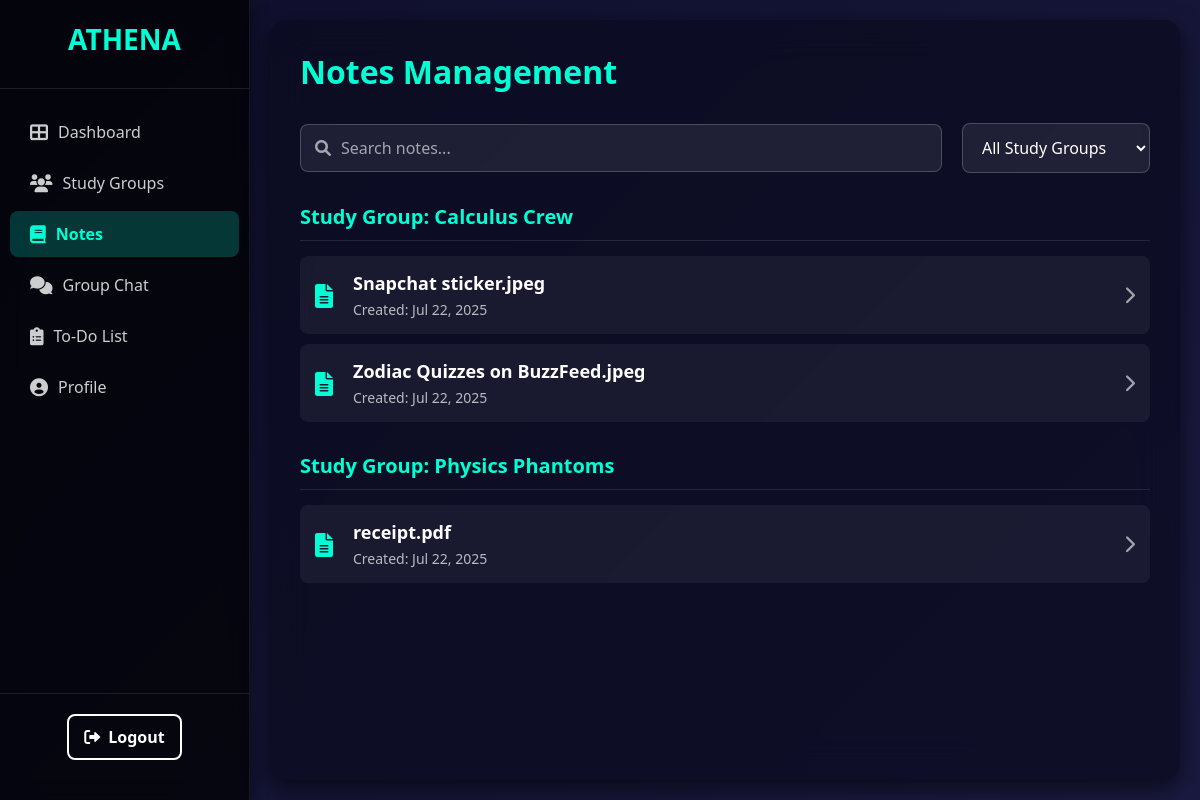
The page /users/dashboard/notes/notes.php (signed in) on the database as committed earlier.
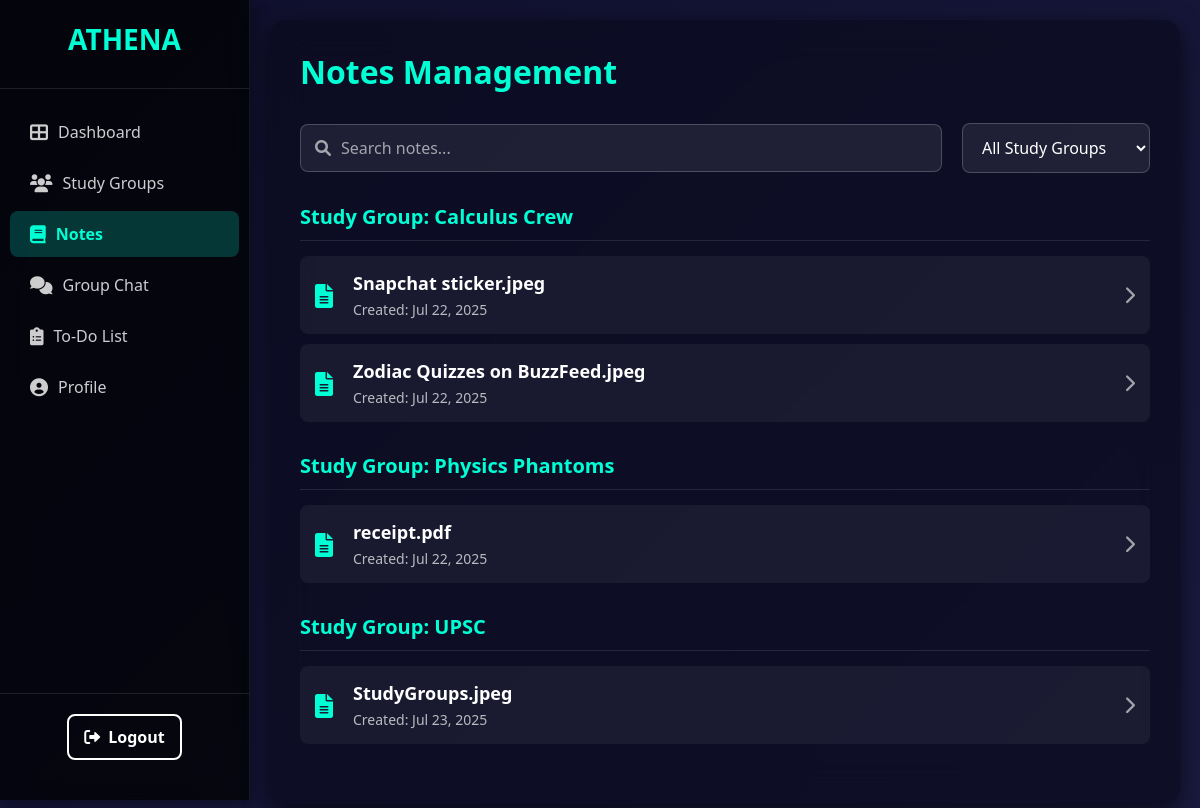
The same page on the database as committed later.
### tables this page shows
CREATE TABLE `downloaded_notes` (
  `download_id` int(11) NOT NULL,
  `note_id` int(11) NOT NULL,
  `user_id` int(11) NOT NULL,
  `title` varchar(255) NOT NULL,
  `downloaded_at` datetime DEFAULT current_timestamp()
);

CREATE TABLE `notes` (
  `note_id` int(11) NOT NULL,
  `group_id` int(11) NOT NULL,
  `user_id` int(11) NOT NULL,
  `title` varchar(100) NOT NULL,
  `file_path` varchar(255) NOT NULL,
  `upload_time` datetime DEFAULT current_timestamp()
);

### users/dashboard/notes/notes.php (the view, shortened to what this page needs)
<?php
require '../../connect.php';
$user_id = $_SESSION['user_id'];
$notes_query = "
    SELECT
        dn.note_id,
        dn.title,
        n.upload_time,
        sg.group_name
    FROM
        downloaded_notes dn
    JOIN
        notes n ON dn.note_id = n.note_id
    JOIN
        study_group sg ON n.group_id = sg.group_id
    WHERE
        dn.user_id = ?
    ORDER BY
        sg.group_name ASC, n.upload_time DESC
";
$stmt = $conn->prepare($notes_query);
$stmt->bind_param("i", $user_id);
$stmt->execute();
$result = $stmt->get_result();
$grouped_notes = [];
while ($row = $result->fetch_assoc()) {
    $grouped_notes[$row['group_name']][] = $row;
}
?>
<!DOCTYPE html>
<html lang="en">
<head>
    <link rel="stylesheet" href="../panelstyle.css" />
    <link rel="stylesheet" href="notes_style.css" />
    <link rel="stylesheet" href="https://cdnjs.cloudflare.com/ajax/libs/font-awesome/6.0.0-beta3/css/all.min.css">
</head>
<body>
    <div class="dashboard-wrapper">
        <aside class="sidebar">
            <div class="sidebar-header">
                <div class="logo">ATHENA</div>
            </div>
            <nav class="sidebar-nav">
                <ul>
                    <li><a href="../user_panel.php"><i class="fas fa-th-large"></i> Dashboard</a></li>
                    <li><a href="../study_groups/study_group.php"><i class="fas fa-users"></i> Study Groups</a></li>
                    <li class="active"><a href="notes.php"><i class="fas fa-book"></i> Notes</a></li>
                    <li><a href="../chat_box/group_chat.php"><i class="fas fa-comments"></i> Group Chat</a></li>
                    <li><a href="../to-do/to-do.php"><i class="fas fa-clipboard-list"></i> To-Do List</a></li>
                    <li><a href="../profile/profile_page.php"><i class="fas fa-user-circle"></i> Profile</a></li>
                </ul>
            </nav>
            <div class="sidebar-footer">
                <a href="../../user_logout.php" class="logout-btn"><i class="fas fa-sign-out-alt"></i> Logout</a>
            </div>
        </aside>
        <main class="main-content">
            <header class="main-header">
                <div class="welcome-section">
                    <h2>Notes Management</h2>
                </div>
            </header>
            <section class="notes-container">
                <div class="notes-toolbar">
                    <div class="search-notes">
                        <i class="fas fa-search"></i>
                        <input type="text" id="notes-search-input" placeholder="Search notes...">
                    </div>
                    <div class="filter-groups">
                        <select id="group-filter-select">
                            <option value="all">All Study Groups</option>
                        </select>
                    </div>
                </div>
                <div class="notes-list">
                    <?php if (empty($grouped_notes)): ?>
                        <p class="no-data">You haven't downloaded any notes yet.</p>
                    <?php else: ?>
                        <?php foreach ($grouped_notes as $group_name => $notes): ?>
                            <div class="study-group-section">
                                <h3 class="study-group-header">Study Group: <?= htmlspecialchars($group_name) ?></h3>
                                <?php foreach ($notes as $note): ?>
                                    <a href="../chat_box/log_download.php?note_id=<?= $note['note_id'] ?>" class="note-item-link">
                                        <div class="note-item">
                                            <div class="note-icon">
                                                <i class="fas fa-file-alt"></i>
                                            </div>
                                            <div class="note-info">
                                                <p class="note-title"><?= htmlspecialchars($note['title']) ?></p>
                                                <p class="note-date">Created: <?= date('M d, Y', strtotime($note['upload_time'])) ?></p>
                                            </div>
                                            <div class="note-action">
                                                <i class="fas fa-chevron-right"></i>
                                            </div>
                                        </div>
                                    </a>
                                <?php endforeach; ?>
                            </div>
                        <?php endforeach; ?>
                    <?php endif; ?>
                </div>
            </section>
        </main>
    </div>
</body>
</html>

Rows that differ between the two databases and show on the page:
added downloaded_notes: title "StudyGroups.jpeg", note.upload_time "Jul 23, 2025", shown under "UPSC"
Other text that changed with them:
new list line: "Study Group: UPSC"
